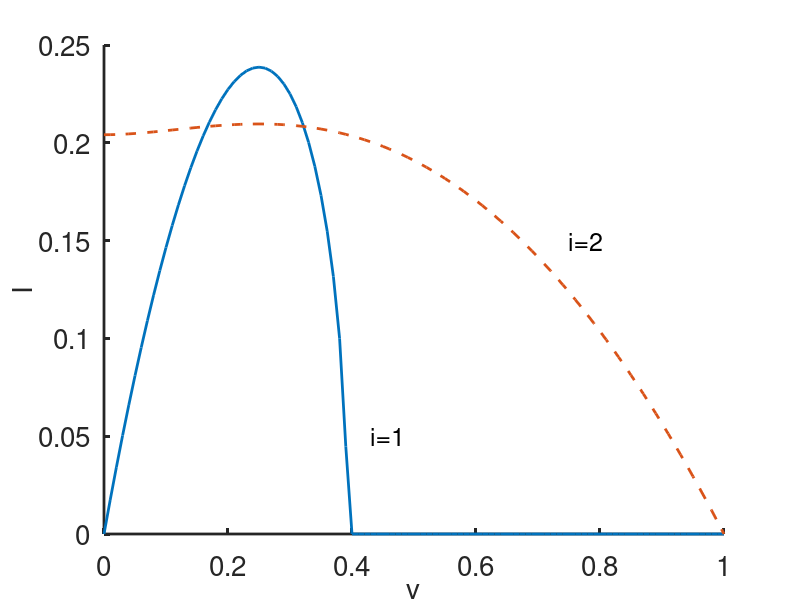

This figure's MATLAB source:

%  -------------------------------------------------------------------
%
%   Phase portrait for blocking propagation failure.
%
%   For Chapter 12, Section 12.4.2 of
%   Keener and Sneyd, Mathematical Physiology, 3rd Edition, Springer.
% 
%   Written by James Keener and James Sneyd.
% 
%  ------------------------------------------------------------------- 

clear all
close all
clc
set(0,                           ...
   'defaultaxesfontsize', 20,   ...
   'defaultaxeslinewidth', 2.0, ...
   'defaultlinelinewidth', 2.0)
R1 = 0.04;
R2 = 1.0;
a  = 0.25


u = [0:.01:1];

F = -u.^4/4 + ((a + 1)*u.^3)/3 - a*u.^2/2;
% curve 1:
 V1=sqrt(-F/R1);

 F1 = F(end);
V2=sqrt((F(end)-F)/R2);

plot(u,V1,u,V2,'--')
text(0.43,0.05,'i=1','fontsize',18)
text(0.75,0.15,'i=2','fontsize',18)
xlabel('v','fontsize',20)
ylabel('I','fontsize',20)
box off



